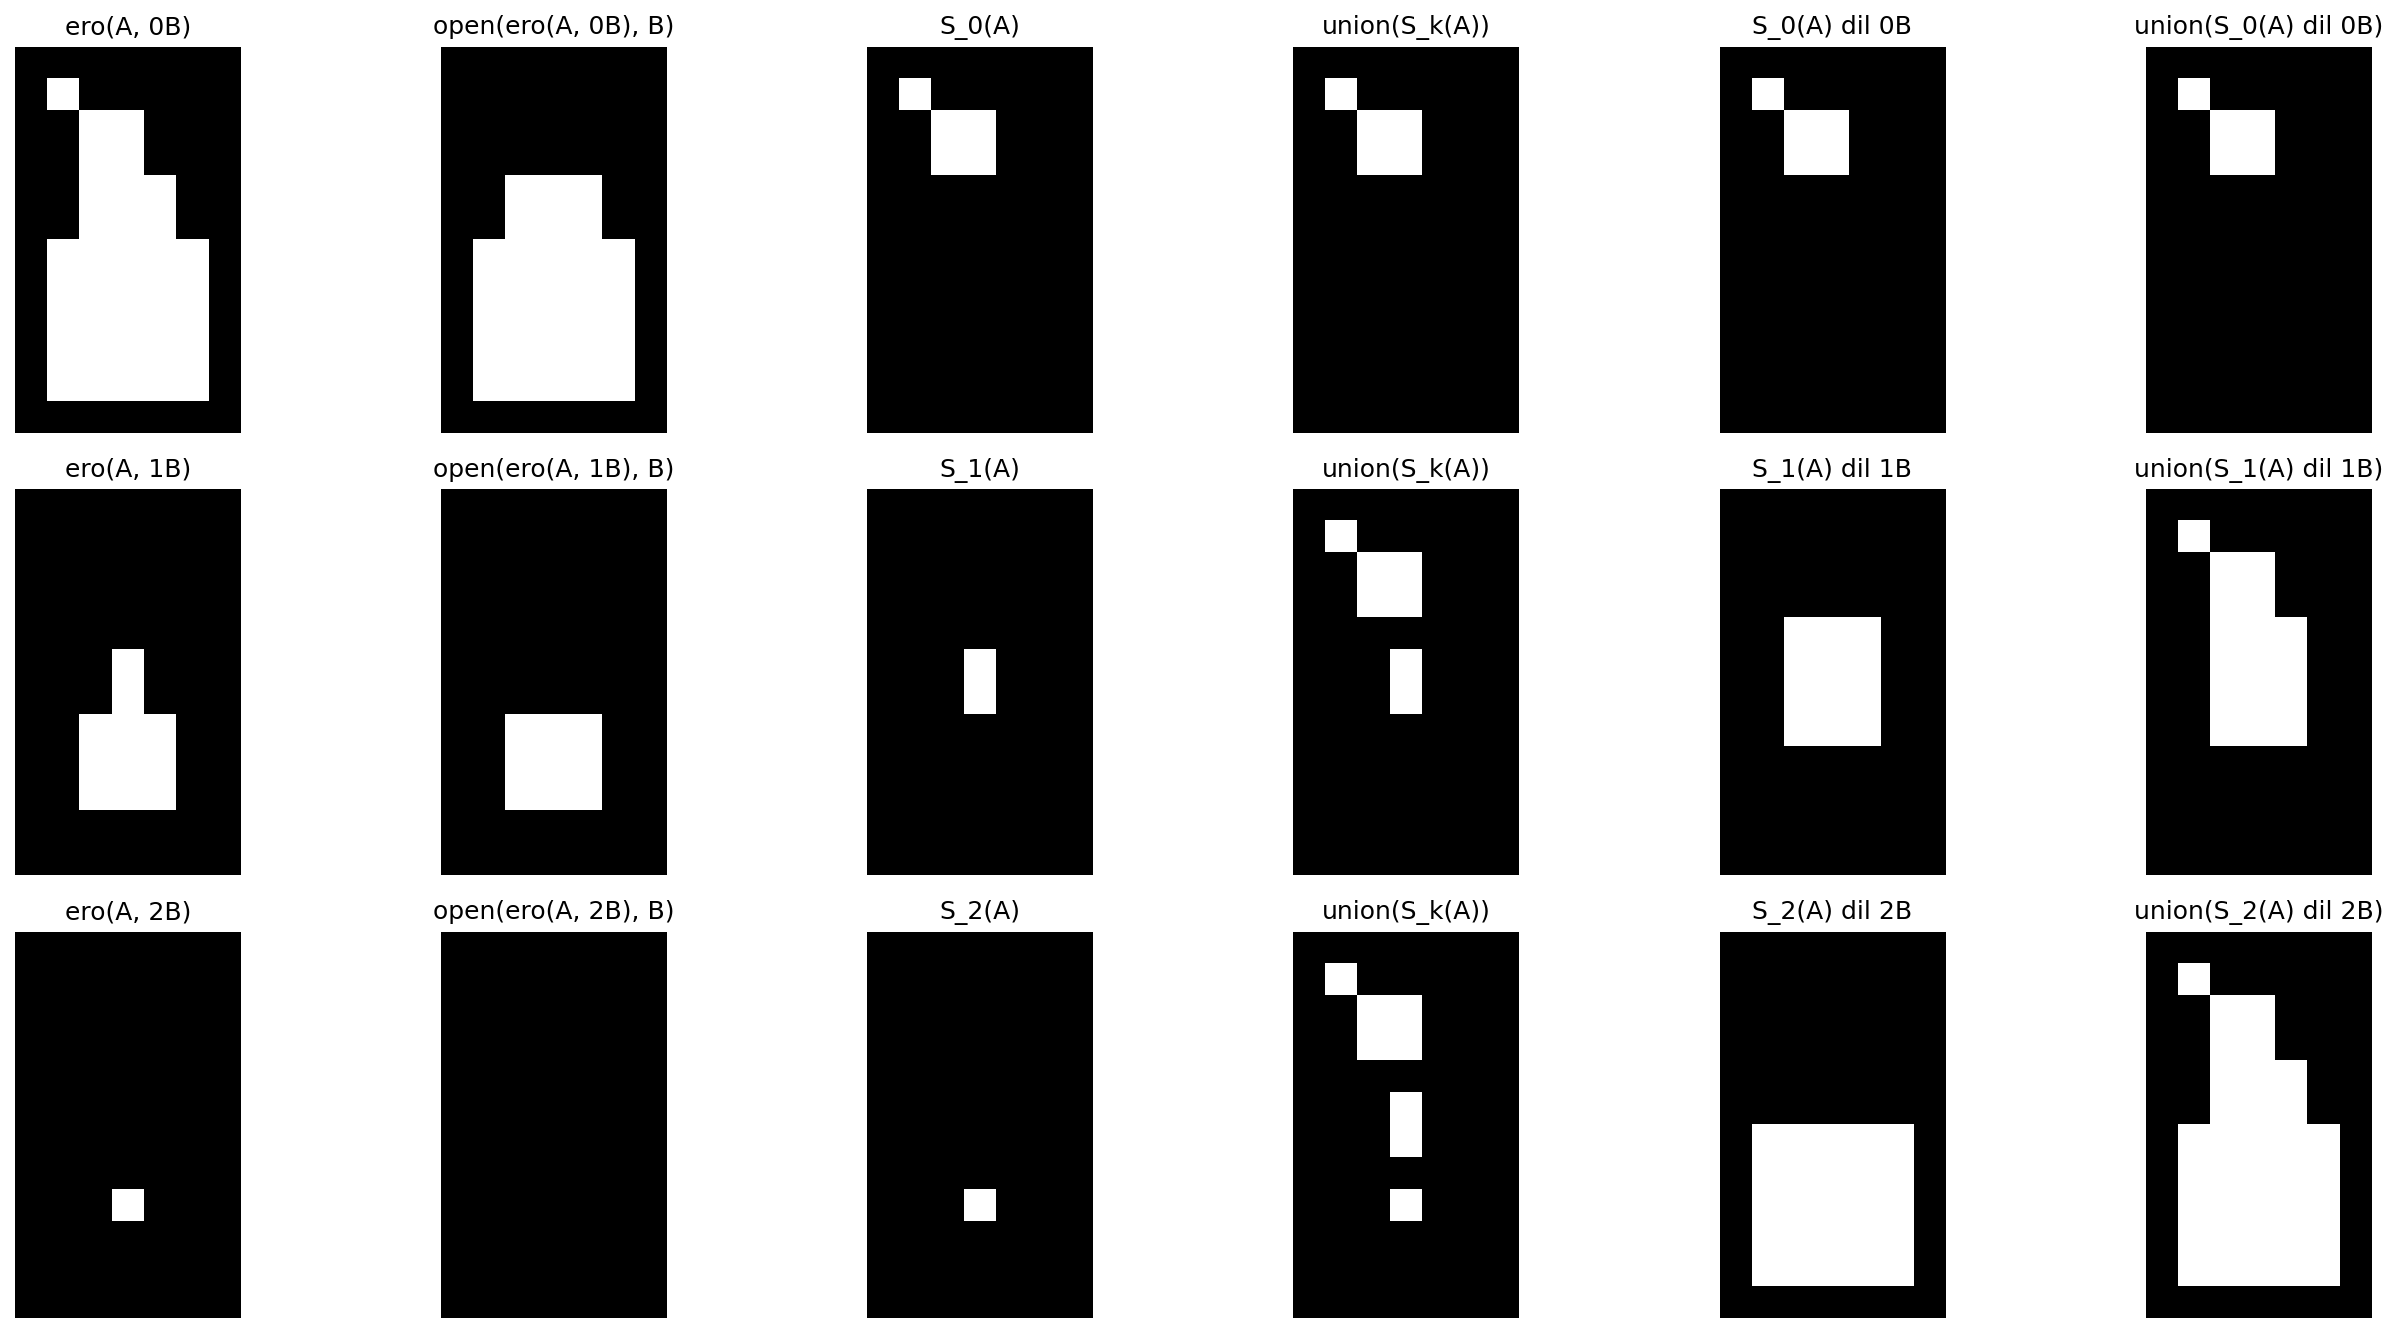

This chart was generated by the following Python code:
import numpy as np
import matplotlib.pyplot as plt
import sys
from pathlib import Path
import ia870 as ia

# %% Figure926
# Maximum ball skeleton
# Reconstruction using a non homotopic skeleton

# %% Init
Fig = 1

# %% Data
X = np.ones((12, 7), dtype=bool)
X[0, :] = False
X[-1, :] = False
X[:, 0] = False
X[:, -1] = False

X[2:6, 1] = False
X[1, 2:6] = False
X[2, 4:6] = False
X[3, 4:6] = False
X[4:6, 5] = False

# %% Structuring element
B = ia.iasebox(1)

# %% Process
levels = 3  # k = 0..2
nr, nc = X.shape

Ero = np.zeros((nr, nc, levels), dtype=bool)
Open = np.zeros((nr, nc, levels), dtype=bool)
IndividualSkeleton = np.zeros((nr, nc, levels), dtype=bool)
Skeleton = np.zeros((nr, nc, levels), dtype=bool)
DilIndividualSkeleton = np.zeros((nr, nc, levels), dtype=bool)
ReconstructedImage = np.zeros((nr, nc, levels), dtype=bool)

for k in range(levels):
    Ero[:, :, k] = ia.iaero(X, ia.iasebox(k))
    Open[:, :, k] = ia.iaopen(Ero[:, :, k], B)
    IndividualSkeleton[:, :, k] = ia.iasubm(Ero[:, :, k], Open[:, :, k])

    if k == 0:
        Skeleton[:, :, k] = IndividualSkeleton[:, :, k]
    else:
        Skeleton[:, :, k] = ia.iaaddm(Skeleton[:, :, k - 1], IndividualSkeleton[:, :, k])

    DilIndividualSkeleton[:, :, k] = ia.iadil(IndividualSkeleton[:, :, k], ia.iasebox(k))

    if k == 0:
        ReconstructedImage[:, :, k] = DilIndividualSkeleton[:, :, k]
    else:
        ReconstructedImage[:, :, k] = ia.iaaddm(ReconstructedImage[:, :, k - 1], DilIndividualSkeleton[:, :, k])

# %% Display
fig = plt.figure(Fig, figsize=(18, 9))

for k in range(levels):
    plt.subplot(3, 6, 1 + 6 * k)
    plt.imshow(Ero[:, :, k], cmap='gray')
    plt.title(f'ero(A, {k}B)')
    plt.axis('off')

    plt.subplot(3, 6, 2 + 6 * k)
    plt.imshow(Open[:, :, k], cmap='gray')
    plt.title(f'open(ero(A, {k}B), B)')
    plt.axis('off')

    plt.subplot(3, 6, 3 + 6 * k)
    plt.imshow(IndividualSkeleton[:, :, k], cmap='gray')
    plt.title(f'S_{k}(A)')
    plt.axis('off')

    plt.subplot(3, 6, 4 + 6 * k)
    plt.imshow(Skeleton[:, :, k], cmap='gray')
    plt.title('union(S_k(A))')
    plt.axis('off')

    plt.subplot(3, 6, 5 + 6 * k)
    plt.imshow(DilIndividualSkeleton[:, :, k], cmap='gray')
    plt.title(f'S_{k}(A) dil {k}B')
    plt.axis('off')

    plt.subplot(3, 6, 6 + 6 * k)
    plt.imshow(ReconstructedImage[:, :, k], cmap='gray')
    plt.title(f'union(S_{k}(A) dil {k}B)')
    plt.axis('off')

plt.tight_layout()
fig.savefig('Figure926.png', dpi=150, bbox_inches='tight')
plt.show()
